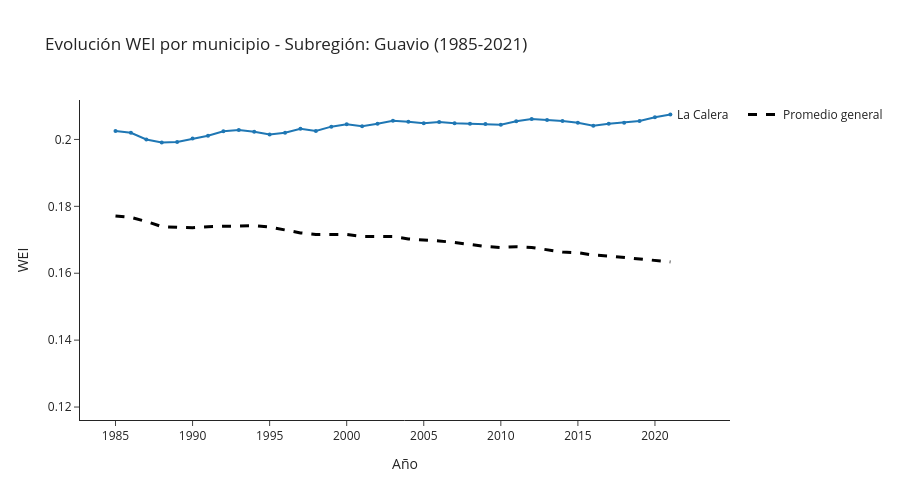
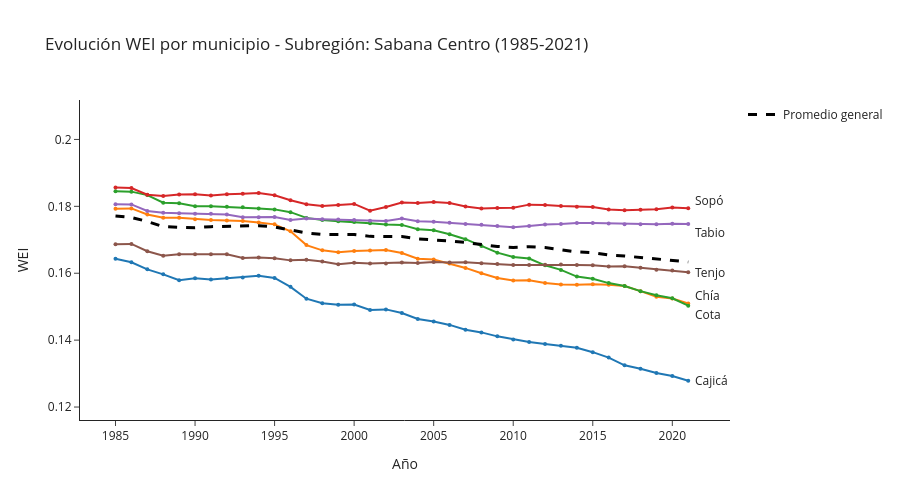
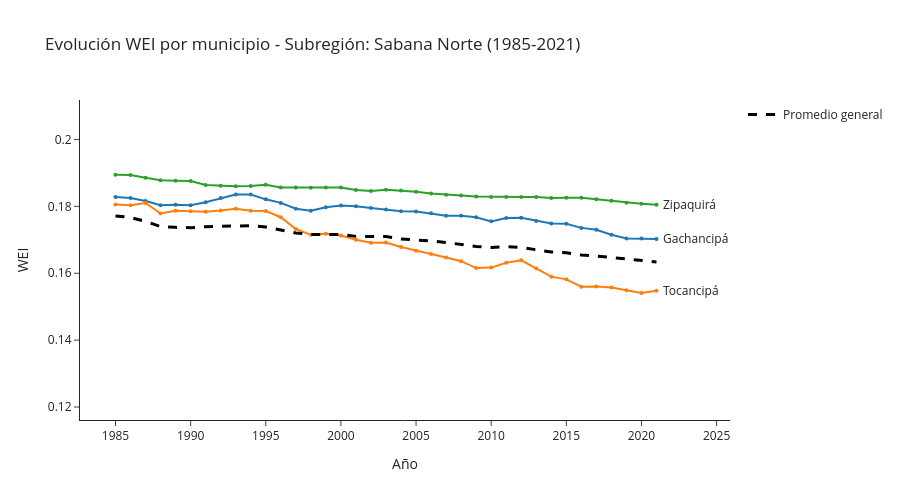
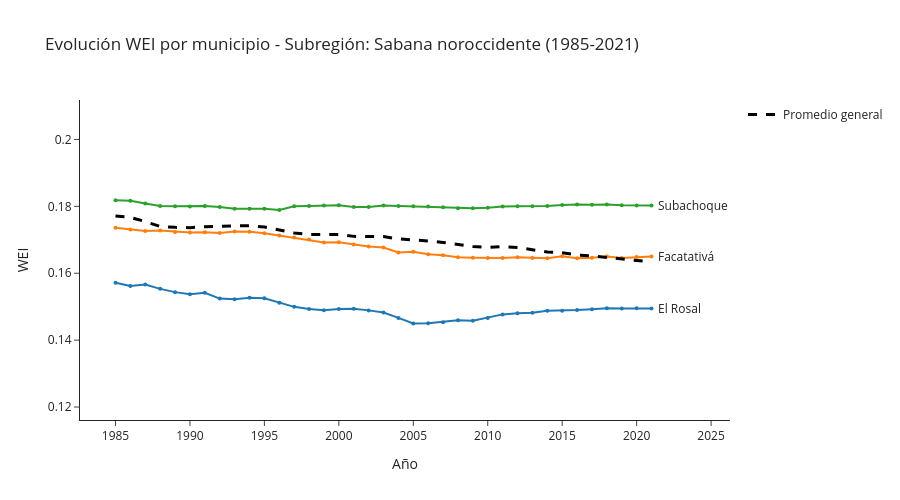

Notebook code for these charts, in order:
### Code cell
wei_long_all = build_long_for_index('WEI', 'WEI')
subregions = sorted(wei_long_all['subregion'].unique())
subregion_figs = {}

avg_wei = wei_long_all.groupby('year')['value'].mean().reset_index()
wei_global_min = wei_long_all['value'].min()
wei_global_max = wei_long_all['value'].max()
y_padding = (wei_global_max - wei_global_min) * 0.05 or 0.01
y_range = [wei_global_min - y_padding, wei_global_max + y_padding]

def resolve_label_overlaps(municipios, vals, min_gap):
    offsets = {m: 0.0 for m in municipios}
    for _ in range(10):
        shifted = {m: vals[m] + offsets[m] for m in municipios}
        sorted_m = sorted(municipios, key=lambda m: shifted[m])
        changed = False
        for i in range(len(sorted_m) - 1):
            m1, m2 = sorted_m[i], sorted_m[i + 1]
            if shifted[m2] - shifted[m1] < min_gap:
                if offsets[m1] >= 0:
                    offsets[m1] -= min_gap / 2
                else:
                    offsets[m1] -= min_gap / 2
                if offsets[m2] <= 0:
                    offsets[m2] += min_gap / 2
                else:
                    offsets[m2] += min_gap / 2
                changed = True
        if not changed:
            break
    return offsets

for subregion in subregions:
    sub_df = wei_long_all[wei_long_all['subregion'] == subregion]
    fig = go.Figure()

    municipios = []
    last_vals = {}
    for municipio, group in sub_df.groupby('municipio'):
        municipios.append(municipio)
        last_year = group['year'].max()
        last_val = group.loc[group['year'] == last_year, 'value'].iloc[0]
        last_vals[municipio] = last_val

    data_range = max(last_vals.values()) - min(last_vals.values()) if last_vals else 0.01
    min_gap = max(data_range * 0.02, 0.005)
    offsets = resolve_label_overlaps(municipios, last_vals, min_gap)

    for municipio, group in sub_df.groupby('municipio'):
        fig.add_trace(go.Scatter(
            x=group['year'],
            y=group['value'],
            mode='lines+markers',
            name=municipio,
            line=dict(width=2),
            marker=dict(size=4),
            hovertemplate='<b>%{fullData.name}</b><br>Año: %{x}<br>WEI: %{y:.3f}<extra></extra>',
            showlegend=False
        ))

        last_year = group['year'].max()
        last_val = group.loc[group['year'] == last_year, 'value'].iloc[0]
        fig.add_annotation(
            x=last_year + 0.3,
            y=last_val + offsets[municipio],
            text=municipio,
            showarrow=False,
            xanchor='left',
            yanchor='middle',
            font=dict(size=12)
        )

    fig.add_trace(go.Scatter(
        x=avg_wei['year'],
        y=avg_wei['value'],
        mode='lines',
        name='Promedio general',
        line=dict(color='black', width=3, dash='dash'),
        hovertemplate='<b>Mediana subregional</b><br>Año: %{x}<br>WEI: %{y:.3f}<extra></extra>'
    ))

    fig.update_layout(
        title=f'Evolución WEI por municipio - Subregión: {subregion} (1985-2021)',
        xaxis=dict(title='Año', dtick=5),
        yaxis=dict(title='WEI', range=y_range),
        template='simple_white',
        height=500,
        showlegend=True
    )

    subregion_figs[subregion] = fig

for subregion, fig in subregion_figs.items():
    # print(f"=== {subregion} ===")
    display(fig)

### Figure 1 — Plotly figure (JSON) as saved in the notebook; plotly's stock layout.template omitted (floating-point values rounded to 4 significant figures)
{"data": [{"hovertemplate": "<b>%{fullData.name}</b><br>Año: %{x}<br>WEI: %{y:.3f}<extra></extra>", "line": {"width": 2}, "marker": {"size": 4}, "mode": "lines+markers", "name": "La Calera", "showlegend": false, "type": "scatter", "x": [1985, 1986, 1987, 1988, 1989, 1990, 1991, 1992, 1993, 1994, 1995, 1996, 1997, 1998, 1999, 2000, 2001, 2002, 2003, 2004, 2005, 2006, 2007, 2008, 2009, 2010, 2011, 2012, 2013, 2014, 2015, 2016, 2017, 2018, 2019, 2020, 2021], "y": [0.2025, 0.202, 0.2, 0.1991, 0.1992, 0.2003, 0.2011, 0.2025, 0.2028, 0.2023, 0.2015, 0.202, 0.2032, 0.2026, 0.2038, 0.2045, 0.204, 0.2047, 0.2056, 0.2053, 0.2048, 0.2052, 0.2048, 0.2047, 0.2046, 0.2044, 0.2054, 0.2061, 0.2058, 0.2055, 0.205, 0.2041, 0.2047, 0.205, 0.2055, 0.2066, 0.2074]}, {"hovertemplate": "<b>Mediana subregional</b><br>Año: %{x}<br>WEI: %{y:.3f}<extra></extra>", "line": {"color": "black", "dash": "dash", "width": 3}, "mode": "lines", "name": "Promedio general", "type": "scatter", "x": [1985, 1986, 1987, 1988, 1989, 1990, 1991, 1992, 1993, 1994, 1995, 1996, 1997, 1998, 1999, 2000, 2001, 2002, 2003, 2004, 2005, 2006, 2007, 2008, 2009, 2010, 2011, 2012, 2013, 2014, 2015, 2016, 2017, 2018, 2019, 2020, 2021], "y": [0.1771, 0.1767, 0.1755, 0.174, 0.1737, 0.1736, 0.1739, 0.174, 0.1743, 0.1742, 0.1738, 0.173, 0.1721, 0.1716, 0.1715, 0.1716, 0.171, 0.171, 0.171, 0.1703, 0.17, 0.1696, 0.1692, 0.1687, 0.168, 0.1677, 0.1679, 0.1677, 0.1669, 0.1664, 0.1661, 0.1654, 0.1652, 0.1647, 0.1642, 0.1639, 0.1634]}], "layout": {"annotations": [{"font": {"size": 12}, "showarrow": false, "text": "La Calera", "x": 2021.0, "xanchor": "left", "y": 0.2074, "yanchor": "middle"}], "height": 500, "showlegend": true, "title": {"text": "Evolución WEI por municipio - Subregión: Guavio (1985-2021)"}, "xaxis": {"dtick": 5, "title": {"text": "Año"}}, "yaxis": {"range": [0.1161, 0.2118], "title": {"text": "WEI"}}}}

### Figure 2 — Plotly figure (JSON) as saved in the notebook; plotly's stock layout.template omitted (floating-point values rounded to 4 significant figures)
{"data": [{"hovertemplate": "<b>%{fullData.name}</b><br>Año: %{x}<br>WEI: %{y:.3f}<extra></extra>", "line": {"width": 2}, "marker": {"size": 4}, "mode": "lines+markers", "name": "Cajicá", "showlegend": false, "type": "scatter", "x": [1985, 1986, 1987, 1988, 1989, 1990, 1991, 1992, 1993, 1994, 1995, 1996, 1997, 1998, 1999, 2000, 2001, 2002, 2003, 2004, 2005, 2006, 2007, 2008, 2009, 2010, 2011, 2012, 2013, 2014, 2015, 2016, 2017, 2018, 2019, 2020, 2021], "y": [0.1643, 0.1633, 0.1612, 0.1597, 0.1579, 0.1585, 0.1582, 0.1585, 0.1587, 0.1592, 0.1586, 0.1559, 0.1524, 0.1511, 0.1506, 0.1506, 0.149, 0.1492, 0.1481, 0.1463, 0.1456, 0.1446, 0.1431, 0.1423, 0.1411, 0.1402, 0.1394, 0.1389, 0.1383, 0.1377, 0.1364, 0.1348, 0.1325, 0.1314, 0.1302, 0.1293, 0.1278]}, {"hovertemplate": "<b>%{fullData.name}</b><br>Año: %{x}<br>WEI: %{y:.3f}<extra></extra>", "line": {"width": 2}, "marker": {"size": 4}, "mode": "lines+markers", "name": "Chía", "showlegend": false, "type": "scatter", "x": [1985, 1986, 1987, 1988, 1989, 1990, 1991, 1992, 1993, 1994, 1995, 1996, 1997, 1998, 1999, 2000, 2001, 2002, 2003, 2004, 2005, 2006, 2007, 2008, 2009, 2010, 2011, 2012, 2013, 2014, 2015, 2016, 2017, 2018, 2019, 2020, 2021], "y": [0.1792, 0.1794, 0.1776, 0.1766, 0.1766, 0.1761, 0.1759, 0.1758, 0.1756, 0.1752, 0.1746, 0.1725, 0.1684, 0.1668, 0.1663, 0.1667, 0.1668, 0.167, 0.166, 0.1643, 0.1641, 0.1629, 0.1616, 0.16, 0.1586, 0.1579, 0.1579, 0.1571, 0.1566, 0.1566, 0.1567, 0.1565, 0.1562, 0.1546, 0.153, 0.1524, 0.1509]}, {"hovertemplate": "<b>%{fullData.name}</b><br>Año: %{x}<br>WEI: %{y:.3f}<extra></extra>", "line": {"width": 2}, "marker": {"size": 4}, "mode": "lines+markers", "name": "Cota", "showlegend": false, "type": "scatter", "x": [1985, 1986, 1987, 1988, 1989, 1990, 1991, 1992, 1993, 1994, 1995, 1996, 1997, 1998, 1999, 2000, 2001, 2002, 2003, 2004, 2005, 2006, 2007, 2008, 2009, 2010, 2011, 2012, 2013, 2014, 2015, 2016, 2017, 2018, 2019, 2020, 2021], "y": [0.1845, 0.1844, 0.1834, 0.1811, 0.1809, 0.18, 0.18, 0.1799, 0.1797, 0.1794, 0.1791, 0.1783, 0.1765, 0.1759, 0.1756, 0.1753, 0.175, 0.1745, 0.1745, 0.1731, 0.1729, 0.1717, 0.1702, 0.1682, 0.1662, 0.1648, 0.1644, 0.1624, 0.161, 0.159, 0.1584, 0.1571, 0.1562, 0.1547, 0.1534, 0.1525, 0.1503]}, {"hovertemplate": "<b>%{fullData.name}</b><br>Año: %{x}<br>WEI: %{y:.3f}<extra></extra>", "line": {"width": 2}, "marker": {"size": 4}, "mode": "lines+markers", "name": "Sopó", "showlegend": false, "type": "scatter", "x": [1985, 1986, 1987, 1988, 1989, 1990, 1991, 1992, 1993, 1994, 1995, 1996, 1997, 1998, 1999, 2000, 2001, 2002, 2003, 2004, 2005, 2006, 2007, 2008, 2009, 2010, 2011, 2012, 2013, 2014, 2015, 2016, 2017, 2018, 2019, 2020, 2021], "y": [0.1857, 0.1855, 0.1835, 0.1831, 0.1836, 0.1836, 0.1833, 0.1836, 0.1838, 0.184, 0.1833, 0.1818, 0.1807, 0.1801, 0.1804, 0.1807, 0.1787, 0.1798, 0.1812, 0.181, 0.1813, 0.181, 0.18, 0.1794, 0.1795, 0.1796, 0.1805, 0.1804, 0.1801, 0.1799, 0.1798, 0.1791, 0.1788, 0.179, 0.1791, 0.1797, 0.1794]}, {"hovertemplate": "<b>%{fullData.name}</b><br>Año: %{x}<br>WEI: %{y:.3f}<extra></extra>", "line": {"width": 2}, "marker": {"size": 4}, "mode": "lines+markers", "name": "Tabio", "showlegend": false, "type": "scatter", "x": [1985, 1986, 1987, 1988, 1989, 1990, 1991, 1992, 1993, 1994, 1995, 1996, 1997, 1998, 1999, 2000, 2001, 2002, 2003, 2004, 2005, 2006, 2007, 2008, 2009, 2010, 2011, 2012, 2013, 2014, 2015, 2016, 2017, 2018, 2019, 2020, 2021], "y": [0.1806, 0.1806, 0.1786, 0.1781, 0.178, 0.1778, 0.1778, 0.1775, 0.1768, 0.1767, 0.1768, 0.1759, 0.1763, 0.1762, 0.176, 0.1759, 0.1757, 0.1756, 0.1763, 0.1755, 0.1754, 0.1751, 0.1748, 0.1745, 0.1741, 0.1738, 0.1742, 0.1746, 0.1747, 0.175, 0.175, 0.1749, 0.1747, 0.1747, 0.1747, 0.1748, 0.1747]}, {"hovertemplate": "<b>%{fullData.name}</b><br>Año: %{x}<br>WEI: %{y:.3f}<extra></extra>", "line": {"width": 2}, "marker": {"size": 4}, "mode": "lines+markers", "name": "Tenjo", "showlegend": false, "type": "scatter", "x": [1985, 1986, 1987, 1988, 1989, 1990, 1991, 1992, 1993, 1994, 1995, 1996, 1997, 1998, 1999, 2000, 2001, 2002, 2003, 2004, 2005, 2006, 2007, 2008, 2009, 2010, 2011, 2012, 2013, 2014, 2015, 2016, 2017, 2018, 2019, 2020, 2021], "y": [0.1687, 0.1688, 0.1666, 0.1653, 0.1657, 0.1657, 0.1657, 0.1657, 0.1646, 0.1647, 0.1645, 0.1638, 0.164, 0.1635, 0.1627, 0.1631, 0.1629, 0.1629, 0.1632, 0.163, 0.1633, 0.1632, 0.1633, 0.163, 0.1627, 0.1624, 0.1625, 0.1626, 0.1626, 0.1625, 0.1624, 0.162, 0.1621, 0.1617, 0.1611, 0.1609, 0.1603]}, {"hovertemplate": "<b>Mediana subregional</b><br>Año: %{x}<br>WEI: %{y:.3f}<extra></extra>", "line": {"color": "black", "dash": "dash", "width": 3}, "mode": "lines", "name": "Promedio general", "type": "scatter", "x": [1985, 1986, 1987, 1988, 1989, 1990, 1991, 1992, 1993, 1994, 1995, 1996, 1997, 1998, 1999, 2000, 2001, 2002, 2003, 2004, 2005, 2006, 2007, 2008, 2009, 2010, 2011, 2012, 2013, 2014, 2015, 2016, 2017, 2018, 2019, 2020, 2021], "y": [0.1771, 0.1767, 0.1755, 0.174, 0.1737, 0.1736, 0.1739, 0.174, 0.1743, 0.1742, 0.1738, 0.173, 0.1721, 0.1716, 0.1715, 0.1716, 0.171, 0.171, 0.171, 0.1703, 0.17, 0.1696, 0.1692, 0.1687, 0.168, 0.1677, 0.1679, 0.1677, 0.1669, 0.1664, 0.1661, 0.1654, 0.1652, 0.1647, 0.1642, 0.1639, 0.1634]}], "layout": {"annotations": [{"font": {"size": 12}, "showarrow": false, "text": "Cajicá", "x": 2021.0, "xanchor": "left", "y": 0.1278, "yanchor": "middle"}, {"font": {"size": 12}, "showarrow": false, "text": "Chía", "x": 2021.0, "xanchor": "left", "y": 0.1534, "yanchor": "middle"}, {"font": {"size": 12}, "showarrow": false, "text": "Cota", "x": 2021.0, "xanchor": "left", "y": 0.1478, "yanchor": "middle"}, {"font": {"size": 12}, "showarrow": false, "text": "Sopó", "x": 2021.0, "xanchor": "left", "y": 0.1819, "yanchor": "middle"}, {"font": {"size": 12}, "showarrow": false, "text": "Tabio", "x": 2021.0, "xanchor": "left", "y": 0.1722, "yanchor": "middle"}, {"font": {"size": 12}, "showarrow": false, "text": "Tenjo", "x": 2021.0, "xanchor": "left", "y": 0.1603, "yanchor": "middle"}], "height": 500, "showlegend": true, "title": {"text": "Evolución WEI por municipio - Subregión: Sabana Centro (1985-2021)"}, "xaxis": {"dtick": 5, "title": {"text": "Año"}}, "yaxis": {"range": [0.1161, 0.2118], "title": {"text": "WEI"}}}}

### Figure 3 — Plotly figure (JSON) as saved in the notebook; plotly's stock layout.template omitted (floating-point values rounded to 4 significant figures)
{"data": [{"hovertemplate": "<b>%{fullData.name}</b><br>Año: %{x}<br>WEI: %{y:.3f}<extra></extra>", "line": {"width": 2}, "marker": {"size": 4}, "mode": "lines+markers", "name": "Gachancipá", "showlegend": false, "type": "scatter", "x": [1985, 1986, 1987, 1988, 1989, 1990, 1991, 1992, 1993, 1994, 1995, 1996, 1997, 1998, 1999, 2000, 2001, 2002, 2003, 2004, 2005, 2006, 2007, 2008, 2009, 2010, 2011, 2012, 2013, 2014, 2015, 2016, 2017, 2018, 2019, 2020, 2021], "y": [0.1828, 0.1825, 0.1816, 0.1803, 0.1805, 0.1804, 0.1812, 0.1825, 0.1835, 0.1836, 0.1821, 0.181, 0.1793, 0.1787, 0.1797, 0.1802, 0.18, 0.1795, 0.179, 0.1785, 0.1785, 0.1779, 0.1772, 0.1772, 0.1767, 0.1755, 0.1765, 0.1766, 0.1757, 0.1749, 0.1748, 0.1736, 0.173, 0.1715, 0.1704, 0.1704, 0.1703]}, {"hovertemplate": "<b>%{fullData.name}</b><br>Año: %{x}<br>WEI: %{y:.3f}<extra></extra>", "line": {"width": 2}, "marker": {"size": 4}, "mode": "lines+markers", "name": "Tocancipá", "showlegend": false, "type": "scatter", "x": [1985, 1986, 1987, 1988, 1989, 1990, 1991, 1992, 1993, 1994, 1995, 1996, 1997, 1998, 1999, 2000, 2001, 2002, 2003, 2004, 2005, 2006, 2007, 2008, 2009, 2010, 2011, 2012, 2013, 2014, 2015, 2016, 2017, 2018, 2019, 2020, 2021], "y": [0.1806, 0.1803, 0.181, 0.1779, 0.1787, 0.1785, 0.1784, 0.1787, 0.1793, 0.1787, 0.1786, 0.1767, 0.1732, 0.1715, 0.1718, 0.1713, 0.17, 0.1691, 0.1692, 0.1678, 0.1667, 0.1657, 0.1647, 0.1636, 0.1615, 0.1617, 0.1631, 0.1639, 0.1614, 0.159, 0.1582, 0.156, 0.156, 0.1558, 0.1549, 0.1541, 0.1548]}, {"hovertemplate": "<b>%{fullData.name}</b><br>Año: %{x}<br>WEI: %{y:.3f}<extra></extra>", "line": {"width": 2}, "marker": {"size": 4}, "mode": "lines+markers", "name": "Zipaquirá", "showlegend": false, "type": "scatter", "x": [1985, 1986, 1987, 1988, 1989, 1990, 1991, 1992, 1993, 1994, 1995, 1996, 1997, 1998, 1999, 2000, 2001, 2002, 2003, 2004, 2005, 2006, 2007, 2008, 2009, 2010, 2011, 2012, 2013, 2014, 2015, 2016, 2017, 2018, 2019, 2020, 2021], "y": [0.1894, 0.1894, 0.1886, 0.1878, 0.1877, 0.1876, 0.1864, 0.1862, 0.186, 0.1861, 0.1865, 0.1856, 0.1857, 0.1856, 0.1856, 0.1856, 0.1849, 0.1846, 0.185, 0.1847, 0.1844, 0.1839, 0.1835, 0.1832, 0.1829, 0.1828, 0.1828, 0.1828, 0.1828, 0.1825, 0.1826, 0.1826, 0.1821, 0.1817, 0.1811, 0.1808, 0.1805]}, {"hovertemplate": "<b>Mediana subregional</b><br>Año: %{x}<br>WEI: %{y:.3f}<extra></extra>", "line": {"color": "black", "dash": "dash", "width": 3}, "mode": "lines", "name": "Promedio general", "type": "scatter", "x": [1985, 1986, 1987, 1988, 1989, 1990, 1991, 1992, 1993, 1994, 1995, 1996, 1997, 1998, 1999, 2000, 2001, 2002, 2003, 2004, 2005, 2006, 2007, 2008, 2009, 2010, 2011, 2012, 2013, 2014, 2015, 2016, 2017, 2018, 2019, 2020, 2021], "y": [0.1771, 0.1767, 0.1755, 0.174, 0.1737, 0.1736, 0.1739, 0.174, 0.1743, 0.1742, 0.1738, 0.173, 0.1721, 0.1716, 0.1715, 0.1716, 0.171, 0.171, 0.171, 0.1703, 0.17, 0.1696, 0.1692, 0.1687, 0.168, 0.1677, 0.1679, 0.1677, 0.1669, 0.1664, 0.1661, 0.1654, 0.1652, 0.1647, 0.1642, 0.1639, 0.1634]}], "layout": {"annotations": [{"font": {"size": 12}, "showarrow": false, "text": "Gachancipá", "x": 2021.0, "xanchor": "left", "y": 0.1703, "yanchor": "middle"}, {"font": {"size": 12}, "showarrow": false, "text": "Tocancipá", "x": 2021.0, "xanchor": "left", "y": 0.1548, "yanchor": "middle"}, {"font": {"size": 12}, "showarrow": false, "text": "Zipaquirá", "x": 2021.0, "xanchor": "left", "y": 0.1805, "yanchor": "middle"}], "height": 500, "showlegend": true, "title": {"text": "Evolución WEI por municipio - Subregión: Sabana Norte (1985-2021)"}, "xaxis": {"dtick": 5, "title": {"text": "Año"}}, "yaxis": {"range": [0.1161, 0.2118], "title": {"text": "WEI"}}}}

### Figure 4 — Plotly figure (JSON) as saved in the notebook; plotly's stock layout.template omitted (floating-point values rounded to 4 significant figures)
{"data": [{"hovertemplate": "<b>%{fullData.name}</b><br>Año: %{x}<br>WEI: %{y:.3f}<extra></extra>", "line": {"width": 2}, "marker": {"size": 4}, "mode": "lines+markers", "name": "El Rosal", "showlegend": false, "type": "scatter", "x": [1985, 1986, 1987, 1988, 1989, 1990, 1991, 1992, 1993, 1994, 1995, 1996, 1997, 1998, 1999, 2000, 2001, 2002, 2003, 2004, 2005, 2006, 2007, 2008, 2009, 2010, 2011, 2012, 2013, 2014, 2015, 2016, 2017, 2018, 2019, 2020, 2021], "y": [0.1572, 0.1562, 0.1566, 0.1553, 0.1544, 0.1537, 0.1542, 0.1524, 0.1523, 0.1527, 0.1525, 0.1512, 0.15, 0.1493, 0.1489, 0.1493, 0.1494, 0.1489, 0.1483, 0.1467, 0.145, 0.145, 0.1454, 0.1459, 0.1458, 0.1466, 0.1477, 0.148, 0.1482, 0.1488, 0.1488, 0.149, 0.1493, 0.1495, 0.1495, 0.1495, 0.1494]}, {"hovertemplate": "<b>%{fullData.name}</b><br>Año: %{x}<br>WEI: %{y:.3f}<extra></extra>", "line": {"width": 2}, "marker": {"size": 4}, "mode": "lines+markers", "name": "Facatativá", "showlegend": false, "type": "scatter", "x": [1985, 1986, 1987, 1988, 1989, 1990, 1991, 1992, 1993, 1994, 1995, 1996, 1997, 1998, 1999, 2000, 2001, 2002, 2003, 2004, 2005, 2006, 2007, 2008, 2009, 2010, 2011, 2012, 2013, 2014, 2015, 2016, 2017, 2018, 2019, 2020, 2021], "y": [0.1736, 0.173, 0.1726, 0.1728, 0.1724, 0.1722, 0.1723, 0.172, 0.1725, 0.1724, 0.1719, 0.1713, 0.1707, 0.1701, 0.1692, 0.1692, 0.1686, 0.168, 0.1677, 0.1662, 0.1664, 0.1657, 0.1654, 0.1648, 0.1647, 0.1646, 0.1646, 0.1648, 0.1646, 0.1645, 0.1651, 0.1645, 0.1647, 0.165, 0.1646, 0.1649, 0.165]}, {"hovertemplate": "<b>%{fullData.name}</b><br>Año: %{x}<br>WEI: %{y:.3f}<extra></extra>", "line": {"width": 2}, "marker": {"size": 4}, "mode": "lines+markers", "name": "Subachoque", "showlegend": false, "type": "scatter", "x": [1985, 1986, 1987, 1988, 1989, 1990, 1991, 1992, 1993, 1994, 1995, 1996, 1997, 1998, 1999, 2000, 2001, 2002, 2003, 2004, 2005, 2006, 2007, 2008, 2009, 2010, 2011, 2012, 2013, 2014, 2015, 2016, 2017, 2018, 2019, 2020, 2021], "y": [0.1818, 0.1817, 0.1809, 0.1801, 0.18, 0.18, 0.1801, 0.1798, 0.1793, 0.1792, 0.1793, 0.1789, 0.18, 0.1801, 0.1803, 0.1803, 0.1798, 0.1798, 0.1802, 0.1801, 0.18, 0.1799, 0.1797, 0.1794, 0.1794, 0.1796, 0.18, 0.18, 0.18, 0.1801, 0.1804, 0.1806, 0.1805, 0.1805, 0.1803, 0.1802, 0.1802]}, {"hovertemplate": "<b>Mediana subregional</b><br>Año: %{x}<br>WEI: %{y:.3f}<extra></extra>", "line": {"color": "black", "dash": "dash", "width": 3}, "mode": "lines", "name": "Promedio general", "type": "scatter", "x": [1985, 1986, 1987, 1988, 1989, 1990, 1991, 1992, 1993, 1994, 1995, 1996, 1997, 1998, 1999, 2000, 2001, 2002, 2003, 2004, 2005, 2006, 2007, 2008, 2009, 2010, 2011, 2012, 2013, 2014, 2015, 2016, 2017, 2018, 2019, 2020, 2021], "y": [0.1771, 0.1767, 0.1755, 0.174, 0.1737, 0.1736, 0.1739, 0.174, 0.1743, 0.1742, 0.1738, 0.173, 0.1721, 0.1716, 0.1715, 0.1716, 0.171, 0.171, 0.171, 0.1703, 0.17, 0.1696, 0.1692, 0.1687, 0.168, 0.1677, 0.1679, 0.1677, 0.1669, 0.1664, 0.1661, 0.1654, 0.1652, 0.1647, 0.1642, 0.1639, 0.1634]}], "layout": {"annotations": [{"font": {"size": 12}, "showarrow": false, "text": "El Rosal", "x": 2021.0, "xanchor": "left", "y": 0.1494, "yanchor": "middle"}, {"font": {"size": 12}, "showarrow": false, "text": "Facatativá", "x": 2021.0, "xanchor": "left", "y": 0.165, "yanchor": "middle"}, {"font": {"size": 12}, "showarrow": false, "text": "Subachoque", "x": 2021.0, "xanchor": "left", "y": 0.1802, "yanchor": "middle"}], "height": 500, "showlegend": true, "title": {"text": "Evolución WEI por municipio - Subregión: Sabana noroccidente (1985-2021)"}, "xaxis": {"dtick": 5, "title": {"text": "Año"}}, "yaxis": {"range": [0.1161, 0.2118], "title": {"text": "WEI"}}}}
